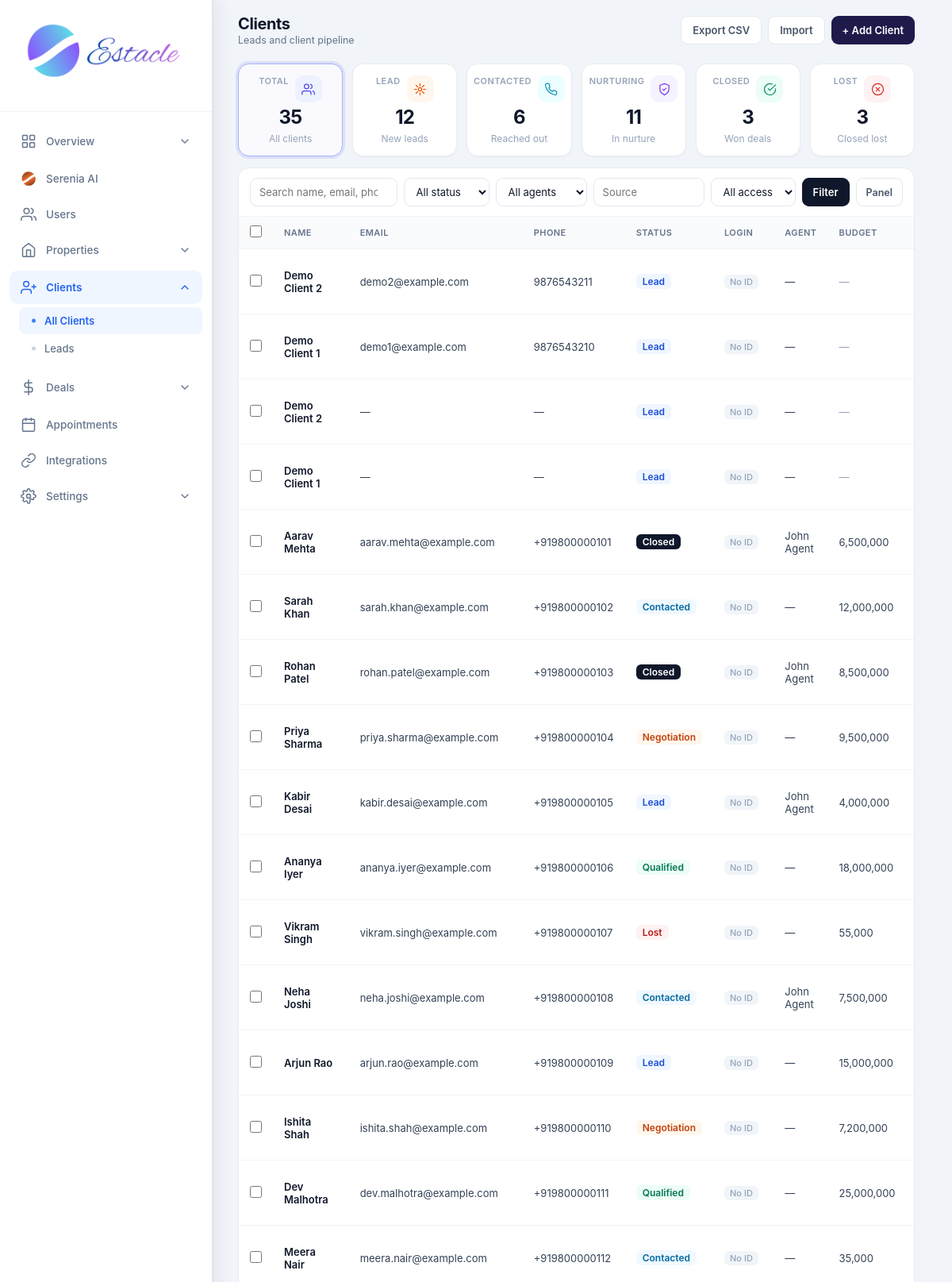
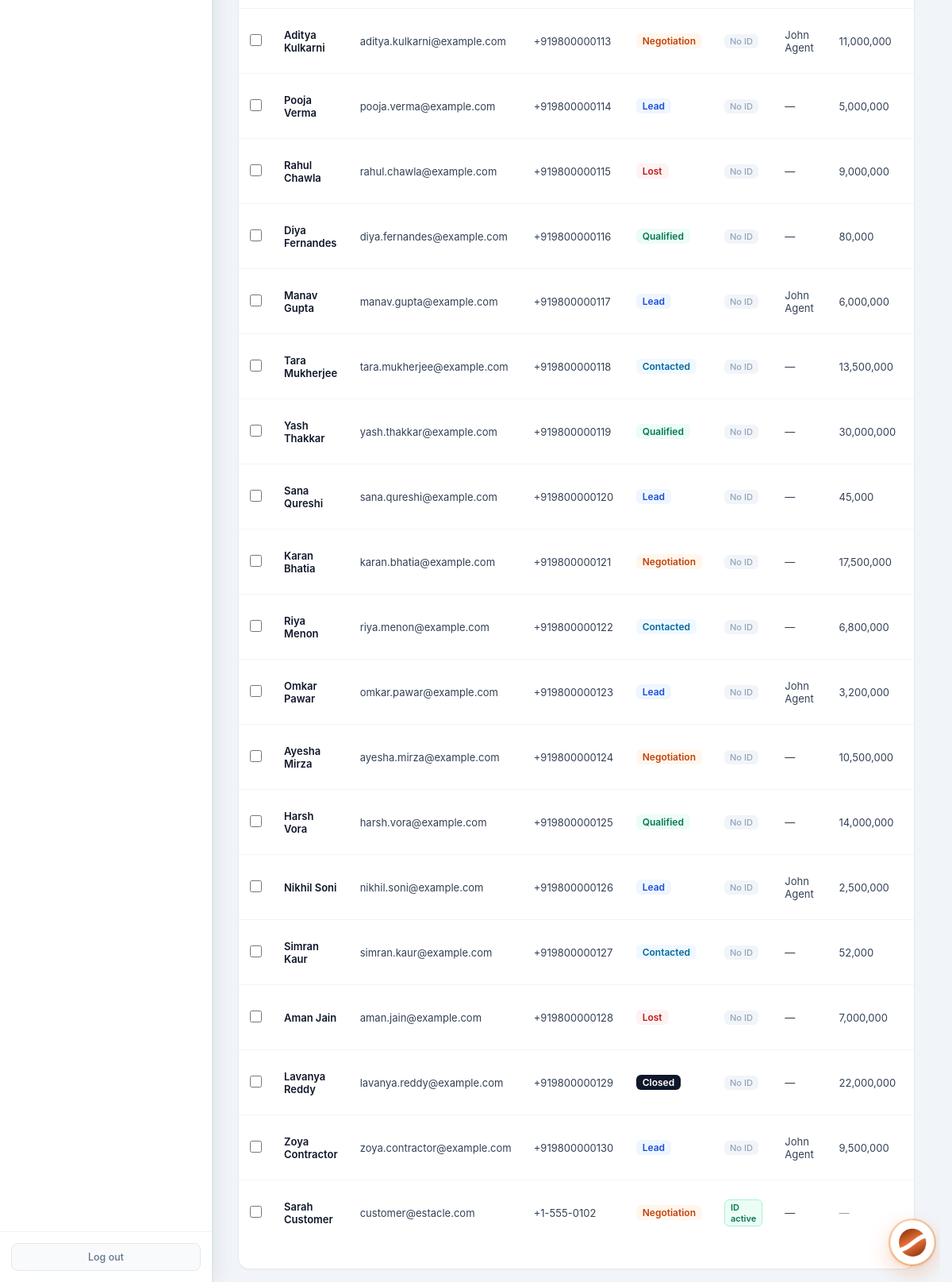
The app's page /admin/clients (signed in) with its own data (2 pictures, top to bottom).
### tables this page shows
CREATE TABLE clients (
            id INTEGER PRIMARY KEY AUTOINCREMENT,
            full_name TEXT NOT NULL,
            email TEXT,
            phone TEXT,
            status TEXT DEFAULT 'lead',
            notes TEXT,
            agent_id INTEGER,
            created_at TIMESTAMP DEFAULT CURRENT_TIMESTAMP, source TEXT, budget REAL, interest TEXT, preferred_city TEXT, address TEXT, updated_at TIMESTAMP, user_id INTEGER, photo TEXT, about_the_client TEXT,
            FOREIGN KEY (agent_id) REFERENCES users (id)
        );

CREATE TABLE users (
            id INTEGER PRIMARY KEY AUTOINCREMENT,
            email TEXT UNIQUE NOT NULL,
            password TEXT NOT NULL,
            full_name TEXT NOT NULL,
            role TEXT NOT NULL CHECK(role IN ('admin', 'agent', 'customer')),
            phone TEXT,
            created_at TIMESTAMP DEFAULT CURRENT_TIMESTAMP,
            is_active INTEGER DEFAULT 1
        , avatar TEXT, last_seen TIMESTAMP, job_title TEXT, department TEXT, employee_id TEXT, license_no TEXT, commission_rate REAL, alt_phone TEXT, address TEXT, city TEXT, state TEXT, country TEXT, postal_code TEXT, notes TEXT, hire_date TEXT, timezone TEXT);

### routes/admin/clients.py (the view)
@admin.route('/admin/clients')
@login_required
@role_required('admin')
def admin_clients():
    db = get_db()
    migrate_db()
    sync_customers_to_clients(db)
    q = request.args.get('q', '').strip()
    status_filter = request.args.get('status', '').strip()
    agent_id = request.args.get('agent_id', '').strip()
    source = request.args.get('source', '').strip()
    view = request.args.get('view', '').strip()
    has_login = request.args.get('has_login', '').strip()
    sql = (
        "SELECT c.*, u.full_name as agent_name, "
        "cu.id as linked_user_id, cu.email as login_email, cu.is_active as user_active "
        "FROM clients c "
        "LEFT JOIN users u ON c.agent_id = u.id "
        "LEFT JOIN users cu ON c.user_id = cu.id "
        "WHERE 1=1"
    )
    params = []
    if q:
        sql += (
            " AND (c.full_name LIKE ? OR c.email LIKE ? OR c.phone LIKE ? "
            "OR IFNULL(c.notes,'') LIKE ? OR IFNULL(c.preferred_city,'') LIKE ?)"
        )
        params.extend(['%' + q + '%'] * 5)
    if status_filter in ('lead', 'contacted', 'nurturing', 'closed', 'lost'):
        if status_filter == 'nurturing':
            sql += " AND c.status IN ('nurturing','qualified','negotiation')"
        else:
            sql += " AND c.status = ?"
            params.append(status_filter)
    if agent_id.isdigit():
        sql += " AND c.agent_id = ?"
        params.append(int(agent_id))
    if source:
        sql += " AND IFNULL(c.source,'') LIKE ?"
        params.append('%' + source + '%')
    if has_login == '1':
        sql += " AND c.user_id IS NOT NULL"
    elif has_login == '0':
        sql += " AND c.user_id IS NULL"
    sql += " ORDER BY c.created_at DESC"
    clients = [dict(r) for r in db.execute(sql, params).fetchall()]
    now = datetime.now().date()
    for c in clients:
        created = c.get('created_at')
        label = '—'
        if created:
            try:
                cdt = datetime.strptime(str(created)[:10], '%Y-%m-%d').date()
                d = (now - cdt).days
                if d <= 0:
                    label = 'Today'
                elif d == 1:
                    label = '1 day ago'
                else:
                    label = '{} days ago'.format(d)
            except Exception:
                label = str(created)[:10]
        c['added_label'] = label
        c['has_login'] = bool(c.get('user_id') or c.get('linked_user_id'))
    stats = {
        'total': db.execute('SELECT COUNT(*) FROM clients').fetchone()[0],
        'lead': db.execute("SELECT COUNT(*) FROM clients WHERE status = 'lead'").fetchone()[0],
        'contacted': db.execute("SELECT COUNT(*) FROM clients WHERE status = 'contacted'").fetchone()[0],
        'nurturing': db.execute("SELECT COUNT(*) FROM clients WHERE status IN ('nurturing','qualified','negotiation')").fetchone()[0],
        'closed': db.execute("SELECT COUNT(*) FROM clients WHERE status = 'closed'").fetchone()[0],
        'lost': db.execute("SELECT COUNT(*) FROM clients WHERE status = 'lost'").fetchone()[0],
        'with_login': db.execute('SELECT COUNT(*) FROM clients WHERE user_id IS NOT NULL').fetchone()[0],
    }
    agents = db.execute(
        "SELECT id, full_name FROM users WHERE role = 'agent' AND is_active = 1 ORDER BY full_name"
    ).fetchall()
    active_filters = sum(1 for v in (q, status_filter, agent_id, source, has_login) if v)
    return render_template(
        'admin_clients.html',
        clients=clients,
        stats=stats,
        agents=agents,
        q=q,
        status_filter=status_filter,
        agent_id=agent_id,
        source=source,
        view=view,
        has_login=has_login,
        active_filters=active_filters,
    )

### templates/admin_clients.html (shortened to what this page needs)
<!DOCTYPE html>
<html lang="en">
<head>
<link rel="stylesheet" href="{{ url_for('static', filename='css/admin.css') }}">
</head>
<body>
<div class="app-layout">
  {% set active = 'clients' %}
  {% include 'partials/admin_sidebar.html' %}
  <main class="main-content">
    <header class="top-bar dash-top">
      <div>
        <h1 class="page-title">Clients</h1>
        <p class="page-subtitle">Leads and client pipeline</p>
      </div>
      <div class="top-actions">
        <a href="{{ url_for('admin.admin_export_clients') }}" class="btn-export">Export CSV</a>
        <a href="{{ url_for('admin.admin_add_client') }}#import" class="btn-export">Import</a>
        <a href="{{ url_for('admin.admin_add_client') }}" class="btn-create">+ Add Client</a>
      </div>
    </header>
    <div class="page-wrap">
      <div class="stat-row">
        <a href="{{ url_for('admin.admin_clients', view=view) }}" class="stat-card kpi-soft {% if not status_filter %}active-filter{% endif %}">
          <div class="kpi-top">
            <span class="kpi-label">Total</span>
            <span class="kpi-icon ic-total"><svg viewBox="0 0 24 24"><path d="M17 21v-2a4 4 0 0 0-4-4H5a4 4 0 0 0-4 4v2"/><circle cx="9" cy="7" r="4"/><path d="M23 21v-2a4 4 0 0 0-3-3.87"/><path d="M16 3.13a4 4 0 0 1 0 7.75"/></svg></span>
          </div>
          <div class="kpi-value">{{ stats.total }}</div>
          <div class="kpi-sub">All clients</div>
        </a>
        <a href="{{ url_for('admin.admin_clients', status='lead', view=view, q=q, agent_id=agent_id, source=source) }}" class="stat-card kpi-soft {% if status_filter=='lead' %}active-filter{% endif %}">
          <div class="kpi-top">
            <span class="kpi-label">Lead</span>
            <span class="kpi-icon ic-lead"><svg viewBox="0 0 24 24"><path d="M12 2v4"/><path d="M12 18v4"/><path d="M4.93 4.93l2.83 2.83"/><path d="M16.24 16.24l2.83 2.83"/><path d="M2 12h4"/><path d="M18 12h4"/><path d="M4.93 19.07l2.83-2.83"/><path d="M16.24 7.76l2.83-2.83"/><circle cx="12" cy="12" r="3"/></svg></span>
          </div>
          <div class="kpi-value">{{ stats.lead }}</div>
          <div class="kpi-sub">New leads</div>
        </a>
        <a href="{{ url_for('admin.admin_clients', status='contacted', view=view, q=q, agent_id=agent_id, source=source) }}" class="stat-card kpi-soft {% if status_filter=='contacted' %}active-filter{% endif %}">
          <div class="kpi-top">
            <span class="kpi-label">Contacted</span>
            <span class="kpi-icon ic-contacted"></span>
          </div>
          <div class="kpi-value">{{ stats.contacted }}</div>
          <div class="kpi-sub">Reached out</div>
        </a>
        <a href="{{ url_for('admin.admin_clients', status='nurturing', view=view, q=q, agent_id=agent_id, source=source) }}" class="stat-card kpi-soft {% if status_filter=='nurturing' %}active-filter{% endif %}">
          <div class="kpi-top">
            <span class="kpi-label">Nurturing</span>
            <span class="kpi-icon ic-nurturing"><svg viewBox="0 0 24 24"><path d="M12 22s8-4 8-10V5l-8-3-8 3v7c0 6 8 10 8 10z"/><path d="M9 12l2 2 4-4"/></svg></span>
          </div>
          <div class="kpi-value">{{ stats.nurturing }}</div>
          <div class="kpi-sub">In nurture</div>
        </a>
        <a href="{{ url_for('admin.admin_clients', status='closed', view=view, q=q, agent_id=agent_id, source=source) }}" class="stat-card kpi-soft {% if status_filter=='closed' %}active-filter{% endif %}">
          <div class="kpi-top">
            <span class="kpi-label">Closed</span>
            <span class="kpi-icon ic-closed"><svg viewBox="0 0 24 24"><path d="M22 11.08V12a10 10 0 1 1-5.93-9.14"/><polyline points="22 4 12 14.01 9 11.01"/></svg></span>
          </div>
          <div class="kpi-value">{{ stats.closed }}</div>
          <div class="kpi-sub">Won deals</div>
        </a>
        <a href="{{ url_for('admin.admin_clients', status='lost', view=view, q=q, agent_id=agent_id, source=source) }}" class="stat-card kpi-soft {% if status_filter=='lost' %}active-filter{% endif %}">
          <div class="kpi-top">
            <span class="kpi-label">Lost</span>
            <span class="kpi-icon ic-lost"><svg viewBox="0 0 24 24"><circle cx="12" cy="12" r="10"/><line x1="15" y1="9" x2="9" y2="15"/><line x1="9" y1="9" x2="15" y2="15"/></svg></span>
          </div>
          <div class="kpi-value">{{ stats.lost }}</div>
          <div class="kpi-sub">Closed lost</div>
        </a>
      </div>
      <div class="panel-card">
        <div class="panel-toolbar">
          <form method="GET" class="filter-form" action="{{ url_for('admin.admin_clients') }}">
            <input type="search" name="q" value="{{ q }}" placeholder="Search name, email, phone, city…">
            <select name="status">
              <option value="">All status</option>
            </select>
            <select name="agent_id">
              <option value="">All agents</option>
            </select>
            <input type="text" name="source" value="{{ source }}" placeholder="Source" style="max-width:140px">
            <select name="has_login">
              <option value="">All access</option>
            </select>
            <button type="submit" class="btn-filter">Filter</button>
            {% if view == 'cards' %}
            <a href="{{ url_for('admin.admin_clients', q=q, status=status_filter, agent_id=agent_id, source=source) }}" class="btn-towards-panel">← Table</a>
            {% else %}
            <a href="{{ url_for('admin.admin_clients', view='cards', q=q, status=status_filter, agent_id=agent_id, source=source) }}" class="btn-towards-panel">Panel</a>
            {% endif %}
          </form>
        </div>
        {% if view == 'cards' %}
        <div class="cards-grid">
          {% for c in clients %}
          <div class="client-card">
            <h3>{{ c.full_name }}</h3>
            <div class="meta">{{ c.email or '—' }} · {{ c.phone or '—' }}</div>
            <div class="meta">{{ c.preferred_city or c.address or '—' }} · {{ c.added_label }}</div>
            <div class="row">
              <span class="badge-status badge-{{ c.status }}">{{ c.status }}</span>
              {% if c.has_login %}<span class="badge-login">ID</span>{% endif %}
              <div class="actions-cell">
                <a href="{{ url_for('admin.admin_client_detail', client_id=c.id) }}" class="btn-sm btn-info">Details</a>
                <a href="{{ url_for('admin.admin_edit_client', client_id=c.id) }}" class="btn-sm btn-edit">Edit</a>
              </div>
            </div>
          </div>
          {% else %}
          <div class="empty" style="grid-column:1/-1;text-align:center;color:#94a3b8;padding:40px">No clients found</div>
          {% endfor %}
        </div>
        {% else %}
        <form method="POST" action="{{ url_for('admin.admin_bulk_clients') }}" id="bulk-clients-form">
          <div class="table-scroll">
            <table class="clients-table">
              <thead>
                <tr>
                  <th style="width:36px"><input type="checkbox" id="checkAll" title="Select all"></th>
                  <th>Name</th>
                  <th>Email</th>
                  <th>Phone</th>
                  <th>Status</th>
                  <th>Login</th>
                  <th>Agent</th>
                  <th>Budget</th>
                  <th>Source</th>
                </tr>
              </thead>
              <tbody>
                {% for c in clients %}
                <tr>
                  <td><input type="checkbox" name="client_ids" value="{{ c.id }}" class="row-check"></td>
                  <td><span class="client-name">{{ c.full_name }}</span></td>
                  <td>{{ c.email or '—' }}</td>
                  <td>{{ c.phone or '—' }}</td>
                  <td><span class="badge-status badge-{{ c.status }}">{{ c.status }}</span></td>
                  <td>{% if c.has_login %}<span class="badge-login">ID active</span>{% else %}<span class="badge-nologin">No ID</span>{% endif %}</td>
                  <td>{{ c.agent_name or '—' }}</td>
                  <td>{% if c.budget %}{{ '{:,.0f}'.format(c.budget) }}{% else %}<span class="muted">—</span>{% endif %}</td>
                  <td>{{ c.source or '—' }}</td>
                </tr>
                {% else %}
                <tr><td colspan="11" class="empty">No clients found</td></tr>
                {% endfor %}
              </tbody>
            </table>
          </div>
        </form>
        {% endif %}
      </div>
    </div>
  </main>
</div>
</body>
</html>

### records on screen
clients: full_name "Demo Client 2", email "demo2@example.com", phone "9876543211", status "Lead", shows "No ID", agent_name "—"
clients: full_name "Demo Client 1", email "demo1@example.com", phone "9876543210", status "Lead", shows "No ID", agent_name "—"
clients: full_name "Demo Client 2", email "—", phone "—", status "Lead", shows "No ID", agent_name "—"
clients: full_name "Demo Client 1", email "—", phone "—", status "Lead", shows "No ID", agent_name "—"
clients: full_name "Aarav Mehta", email "aarav.mehta@example.com", phone "+919800000101", status "Closed", shows "No ID", full_name "John Agent", budget "6,500,000"
clients: full_name "Sarah Khan", email "sarah.khan@example.com", phone "+919800000102", status "Contacted", shows "No ID", agent_name "—", budget "12,000,000"
clients: full_name "Rohan Patel", email "rohan.patel@example.com", phone "+919800000103", status "Closed", shows "No ID", full_name "John Agent", budget "8,500,000"
clients: full_name "Priya Sharma", email "priya.sharma@example.com", phone "+919800000104", status "Negotiation", shows "No ID", agent_name "—", budget "9,500,000"
clients: full_name "Kabir Desai", email "kabir.desai@example.com", phone "+919800000105", status "Lead", shows "No ID", full_name "John Agent", budget "4,000,000"
clients: full_name "Ananya Iyer", email "ananya.iyer@example.com", phone "+919800000106", status "Qualified", shows "No ID", agent_name "—", budget "18,000,000"
clients: full_name "Vikram Singh", email "vikram.singh@example.com", phone "+919800000107", status "Lost", shows "No ID", agent_name "—", budget "55,000"
clients: full_name "Neha Joshi", email "neha.joshi@example.com", phone "+919800000108", status "Contacted", shows "No ID", full_name "John Agent", budget "7,500,000"
clients: full_name "Arjun Rao", email "arjun.rao@example.com", phone "+919800000109", status "Lead", shows "No ID", agent_name "—", budget "15,000,000"
clients: full_name "Ishita Shah", email "ishita.shah@example.com", phone "+919800000110", status "Negotiation", shows "No ID", agent_name "—", budget "7,200,000"
clients: full_name "Dev Malhotra", email "dev.malhotra@example.com", phone "+919800000111", status "Qualified", shows "No ID", agent_name "—", budget "25,000,000"
clients: full_name "Meera Nair", email "meera.nair@example.com", phone "+919800000112", status "Contacted", shows "No ID", agent_name "—", budget "35,000"
clients: full_name "Aditya Kulkarni", email "aditya.kulkarni@example.com", phone "+919800000113", status "Negotiation", shows "No ID", full_name "John Agent", budget "11,000,000"
clients: full_name "Pooja Verma", email "pooja.verma@example.com", phone "+919800000114", status "Lead", shows "No ID", agent_name "—", budget "5,000,000"
clients: full_name "Rahul Chawla", email "rahul.chawla@example.com", phone "+919800000115", status "Lost", shows "No ID", agent_name "—", budget "9,000,000"
clients: full_name "Diya Fernandes", email "diya.fernandes@example.com", phone "+919800000116", status "Qualified", shows "No ID", agent_name "—", budget "80,000"
clients: full_name "Manav Gupta", email "manav.gupta@example.com", phone "+919800000117", status "Lead", shows "No ID", full_name "John Agent", budget "6,000,000"
clients: full_name "Tara Mukherjee", email "tara.mukherjee@example.com", phone "+919800000118", status "Contacted", shows "No ID", agent_name "—", budget "13,500,000"
clients: full_name "Yash Thakkar", email "yash.thakkar@example.com", phone "+919800000119", status "Qualified", shows "No ID", agent_name "—", budget "30,000,000"
clients: full_name "Sana Qureshi", email "sana.qureshi@example.com", phone "+919800000120", status "Lead", shows "No ID", agent_name "—", budget "45,000"
clients: full_name "Karan Bhatia", email "karan.bhatia@example.com", phone "+919800000121", status "Negotiation", shows "No ID", agent_name "—", budget "17,500,000"
clients: full_name "Riya Menon", email "riya.menon@example.com", phone "+919800000122", status "Contacted", shows "No ID", agent_name "—", budget "6,800,000"
clients: full_name "Omkar Pawar", email "omkar.pawar@example.com", phone "+919800000123", status "Lead", shows "No ID", full_name "John Agent", budget "3,200,000"
clients: full_name "Ayesha Mirza", email "ayesha.mirza@example.com", phone "+919800000124", status "Negotiation", shows "No ID", agent_name "—", budget "10,500,000"
clients: full_name "Harsh Vora", email "harsh.vora@example.com", phone "+919800000125", status "Qualified", shows "No ID", agent_name "—", budget "14,000,000"
clients: full_name "Nikhil Soni", email "nikhil.soni@example.com", phone "+919800000126", status "Lead", shows "No ID", full_name "John Agent", budget "2,500,000"
clients: full_name "Simran Kaur", email "simran.kaur@example.com", phone "+919800000127", status "Contacted", shows "No ID", agent_name "—", budget "52,000"
clients: full_name "Aman Jain", email "aman.jain@example.com", phone "+919800000128", status "Lost", shows "No ID", agent_name "—", budget "7,000,000"
clients: full_name "Lavanya Reddy", email "lavanya.reddy@example.com", phone "+919800000129", status "Closed", shows "No ID", agent_name "—", budget "22,000,000"
clients: full_name "Zoya Contractor", email "zoya.contractor@example.com", phone "+919800000130", status "Lead", shows "No ID", full_name "John Agent", budget "9,500,000"
clients: full_name "Sarah Customer", email "customer@estacle.com", phone "+1-555-0102", status "Negotiation", shows "ID active", agent_name "—"

### other values on screen
{{ stats.total }} "35"
{{ stats.lead }} "12"
{{ stats.contacted }} "6"
{{ stats.nurturing }} "11"
{{ stats.closed }} "3"
{{ stats.lost }} "3"
